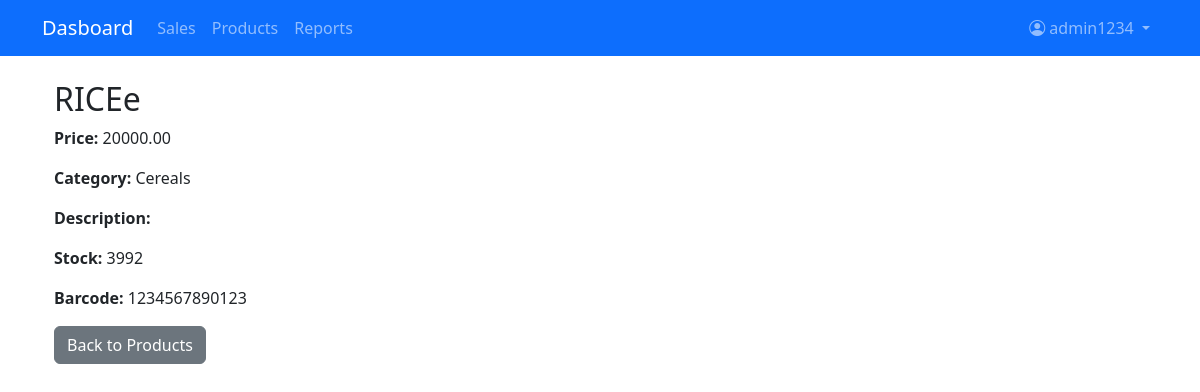
Screenshot of /products/2/ (signed in) with the database file from the repository.
### main/models.py (models this page shows, shortened)
class Product(models.Model):
    barcode = models.CharField(max_length=100, unique=True, blank=True, null=True)
    name = models.CharField(max_length=200)
    category = models.ForeignKey(Category, on_delete=models.SET_NULL, null=True)
    price = models.DecimalField(max_digits=10, decimal_places=2, validators=[MinValueValidator(0)])
    cost = models.DecimalField(max_digits=10, decimal_places=2, validators=[MinValueValidator(0)], default=0)
    stock = models.PositiveIntegerField(default=0)
    image = models.ImageField(upload_to='products/', blank=True, null=True)
    barcode_image = models.ImageField(upload_to='barcodes/', blank=True, null=True)

class Category(models.Model):
    name = models.CharField(max_length=100)
    def __str__(self):
        return self.name

### main/views.py (the view)
# urls.py: path('products/<int:product_id>/', views.product_detail, name='product_detail'),
@login_required
def product_detail(request, product_id):
    product = get_object_or_404(Product, id=product_id)
    return render(request, 'pos/product_detail.html', {'product': product})

### main/templates/pos/product_detail.html
{% extends 'base.html' %}
{% block content %}
  <div class="container">
    <h2>{{ product.name }}</h2>
    <p><strong>Price:</strong> {{ product.price }}</p>
    <p><strong>Category:</strong> {{ product.category }}</p>
    <p><strong>Description:</strong> {{ product.description }}</p>
    <p><strong>Stock:</strong> {{ product.stock }}</p>
    <p><strong>Barcode:</strong> {{ product.barcode }}</p>
    <a href="{% url 'product_list' %}" class="btn btn-secondary">Back to Products</a>
  </div>
{% endblock %}

### main/templates/base.html (shortened to what this page needs)
<!DOCTYPE html>
<html lang="en">
<head>
    <link href="https://cdn.jsdelivr.net/npm/bootstrap@5.3.0/dist/css/bootstrap.min.css" rel="stylesheet">
    <link rel="stylesheet" href="https://cdn.jsdelivr.net/npm/bootstrap-icons@1.10.0/font/bootstrap-icons.css">
</head>
<body>
    <nav class="navbar navbar-expand-lg navbar-dark bg-primary mb-4">
        <div class="container">
            <a class="navbar-brand" href="{% url 'dashboard' %}">Dasboard</a>
            <div class="collapse navbar-collapse" id="navbarNav">
                <ul class="navbar-nav me-auto">
                    {% if user.is_authenticated %}
                        <li class="nav-item">
                            <a class="nav-link" href="{% url 'pos' %}">Sales</a>
                        </li>
                        <li class="nav-item">
                            <a class="nav-link" href="{% url 'product_list' %}">Products</a>
                        </li>
                        <li class="nav-item">
                            <a class="nav-link" href="{% url 'sales_report' %}">Reports</a>
                        </li>
                    {% endif %}
                </ul>
                <ul class="navbar-nav">
                    {% if user.is_authenticated %}
                        <li class="nav-item dropdown">
                            <a class="nav-link dropdown-toggle" href="#" role="button" data-bs-toggle="dropdown">
                                <i class="bi bi-person-circle"></i> {{ user.username }}
                            </a>
                        </li>
                    {% endif %}
                </ul>
            </div>
        </div>
    </nav>
    <div class="container">
        {% block content %}{% endblock %}
    </div>
</body>
</html>

### rows the page displays
Product: name "RICEe", price "20000.00", category "Cereals", stock "3992", barcode "1234567890123"

### other values shown
{{ user.username }} "admin1234"
